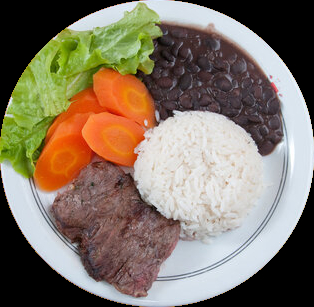
#> input picture assets/images/imagem3.jpg, 314 x 307 px
$ python rotulacao_imagem_original.py
#> lines starting #> are read from the running program, lines starting #| are printed output that depends on the picture; after the words box and inside, x2 and y2 are one past the last pixel; in counts of white or black regions, pixels touching at a corner belong together; long printed decimals are rounded
#> further down, img is the input picture: PIL image 314x307 RGB; mean R, G, B 131.6, 119.8, 103.8
### pre_processamento.py
import matplotlib.pyplot as plt
from PIL import Image, ImageEnhance
from pathlib import Path
from scipy import ndimage
import numpy as np
from skimage.metrics import adapted_rand_error
from skimage.filters import sobel, gabor
from skimage.morphology import binary_closing, binary_opening, binary_dilation, binary_erosion, skeletonize, thin, disk

def criaMascara(img):

    base_dir = Path(__file__).parent


    images_dir = base_dir / "assets/images"

    ######################################################################################
    #Funções para avaliar a qualidade da máscara

    #IoU - sobreposição
    def calcular_iou(mascara_obtida, mascara_ideal):
        if mascara_obtida.shape != mascara_ideal.shape:
            raise ValueError(f"Dimensões diferentes: mascara_obtida {mascara_obtida.shape}, mascara_ideal {mascara_ideal.shape}")

        interseccao = np.logical_and(mascara_obtida, mascara_ideal)
        uniao = np.logical_or(mascara_obtida, mascara_ideal)
        iou = np.sum(interseccao) / np.sum(uniao)
        return iou

    #Dice Coefficient - sobreposição com mais peso na interseção
    def calcular_dice(mascara_obtida, mascara_ideal):
        interseccao = np.logical_and(mascara_obtida, mascara_ideal)
        dice = 2 * np.sum(interseccao) / (np.sum(mascara_obtida) + np.sum(mascara_ideal))
        return dice

    #Mean Squared Error - Erro Quadrático Médio
    def calcular_mse(mascara_obtida, mascara_ideal):
        mascara_obtida_int = mascara_obtida.astype(np.float32)
        mascara_ideal_int = mascara_ideal.astype(np.float32)
        mse = np.mean((mascara_obtida_int - mascara_ideal_int) ** 2)
        return mse

    #Rand Index - similaridade entre grupos de pixel
    def calcular_rand_index(mascara_obtida, mascara_ideal):
        error, precision, recall = adapted_rand_error(mascara_ideal, mascara_obtida)
        return error, precision, recall

    ######################################################################################

    # Função para plotar imagens
    # [36 lines left out: function plotar_imagens, not called in this run]

    # Função para aplicar morfologia
    # Use 'closing', 'opening', 'dilation', 'erosion', 'skeletonize' ou 'thin'
    def aplicar_morfologia(img_binaria, operacao="closing", elemento_estruturante=2):
        selem = disk(elemento_estruturante)  # Elemento estruturante em formato de disco

        if operacao == "closing":
            img_morf = binary_closing(img_binaria, selem)   #talvez o melhor resultado
        elif operacao == "opening":
            img_morf = binary_opening(img_binaria, selem)   #bom resultado
        elif operacao == "dilation":
            img_morf = binary_dilation(img_binaria, selem)  #bom resultado
        elif operacao == "erosion":
            img_morf = binary_erosion(img_binaria, selem)   #resultado mais ou menos
        elif operacao == "skeletonize":
            img_morf = skeletonize(img_binaria)             #tem fundamento, mas não vai servir
        elif operacao == "thin":
            img_morf = thin(img_binaria)                    #tem fundamento, mas não vai servir
        else:
            raise ValueError("Operação desconhecida. Use 'closing', 'opening', 'dilation', 'erosion', 'skeletonize' ou 'thin'.")

        return img_morf

    # Carregando a imagem
    img_rgb = Image.open(images_dir / "imagem10.jpg")
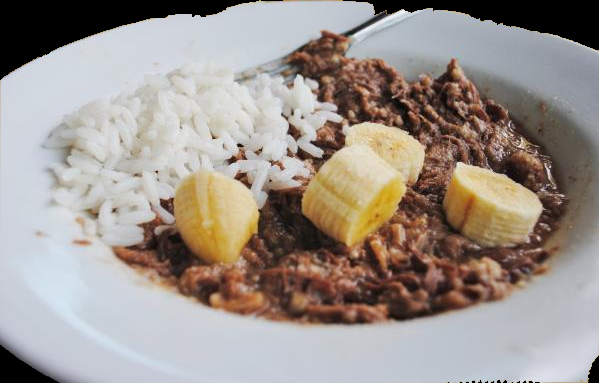
#> input picture assets/images/imagem10.jpg, 599 x 383 px
#> img_rgb is the input picture: PIL image 599x383 RGB; mean R, G, B 157.4, 148.2, 141.9
    img = img.convert('L')  # Convertendo para escala de cinza / 2 dim
#> img: PIL image 314x307 L

    mascara_ideal_rgb = Image.open(images_dir / "images mask/imagem1-label-mascara.jpg")
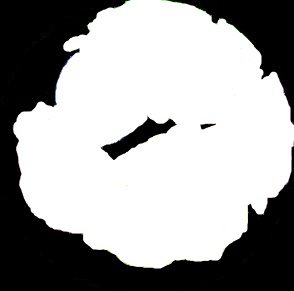
#> input picture assets/images/images mask/imagem1-label-mascara.jpg, 294 x 291 px
#> mascara_ideal_rgb is the input picture: PIL image 294x291 RGB; mean R, G, B 160.8, 160.9, 160.8
    mascara_ideal = mascara_ideal_rgb.convert('L')
    mascara_ideal = np.array(mascara_ideal) > 128  # Transformar para binário
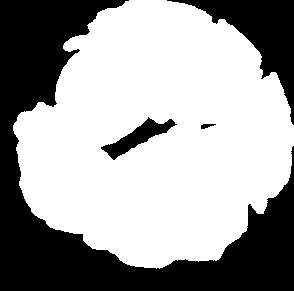
#> mascara_ideal: shape (291, 294) bool; 63.1% white; 4 black regions, box (x1, y1, x2, y2) and area: (0, 0, 294, 291) 25829, (167, 0, 294, 125) 4675, (101, 117, 177, 160) 1030, (201, 124, 216, 129) 46

    # Aumentando o contraste da imagem
    enhancer = ImageEnhance.Contrast(img)  # 1.2 aumenta o contraste; 1.0 seria o padrão
    img_contraste0 = enhancer.enhance(1.2)  # 2º melhor (em cinza)
    img_contraste1 = enhancer.enhance(1.3)  # 1º melhor (em cinza)
    img_contraste2 = enhancer.enhance(1.4)  # 3º melhor (em cinza)
    img_contraste3 = enhancer.enhance(1.5)  # 4º melhor (em cinza)

    #plotar_imagens(img_rgb , img, img_contraste0, img_contraste1, img_contraste2, img_contraste3, 'Contraste Aumentado 1.2' , 'Contraste Aumentado 1.3', 'Contraste Aumentado 1.4' , 'Contraste Aumentado 1.5')

    # Aplicando filtro de média
    img_media0 = ndimage.median_filter(img_contraste1, size=2)  # 4º melhor (em cinza)
    img_media1 = ndimage.median_filter(img_contraste1, size=3)  # 2º melhor (em cinza)
    img_media2 = ndimage.median_filter(img_contraste1, size=4)  # 1º melhor (em cinza)
    img_media3 = ndimage.median_filter(img_contraste1, size=5)  # 3º melhor (em cinza)

    #plotar_imagens(img_rgb , img, img_media0, img_media1, img_media2, img_media3, 'Filtro de media size 2', 'Filtro de media size 3', 'Filtro de media size 4', 'Filtro de media size 5')

    ######################################################################################

    # Aplicando filtro gaussiano
    img_gaussian0 = ndimage.gaussian_filter(img_media2, sigma=0.5)  # 2º melhor (em cinza)
    img_gaussian1 = ndimage.gaussian_filter(img_media2, sigma=1)  # 1º melhor (em cinza)
    img_gaussian2 = ndimage.gaussian_filter(img_media2, sigma=1.5)  # 3º melhor (em cinza)
    img_gaussian3 = ndimage.gaussian_filter(img_media2, sigma=2)  # 4º melhor (em cinza)

    #plotar_imagens(img_rgb , img, img_gaussian0, img_gaussian1, img_gaussian2, img_gaussian3, 'Filtro gaussiano sigma 0.5', 'Filtro gaussiano sigma 1', 'Filtro gaussiano sigma 1.5', 'Filtro gaussiano sigma 2')

    ######################################################################################

    # Aplicando sobel (com limiar)
    sobel_thresh = 0.0046       #pode ser que mexendo nisso a máscara melhore. Está bom, mas pode melhorar
    img_sobel = sobel(img_gaussian1)
    img_sobel_limiar = np.where(img_sobel > sobel_thresh, img_sobel, 0)

    fig, ax = plt.subplots(ncols=1, sharex=True, sharey=True, figsize=(6, 6))
    ax.imshow(img_sobel_limiar, cmap='gray')
    ax.set_title('Imagem com Sobel (Limiar aplicado)')
    ax.axis('off')
    plt.tight_layout()
    plt.show()

    # Aplicando morfologia às imagens após o limiar de Sobel
    img_sobel_morf = aplicar_morfologia(img_sobel_limiar, operacao="closing", elemento_estruturante=2)
#> in aplicar_morfologia, `img_morf = binary_closing(img_binaria, selem)`: img_morf: shape (307, 314) bool; 69.7% white; 31 black regions (4 under 20 px), largest, box (x1, y1, x2, y2) and area: (149, 0, 314, 301) 6295, (0, 0, 117, 114) 4511, (0, 194, 113, 307) 4408

    fig, ax = plt.subplots(ncols=1, sharex=True, sharey=True, figsize=(6, 6))
    ax.imshow(img_sobel_morf, cmap='gray')
    ax.set_title('Imagem com Sobel (Morfologia aplicada)')
    ax.axis('off')
    plt.tight_layout()
    plt.show()

    ######################################################################################

    # Aplicando filtro de Gabor (com limiar)
    gabor_thresh = 0.001       #pode ser que mexendo nisso a máscara melhore. Está bom, mas pode melhorar
    filt_real0, img_gabor0 = gabor(img_gaussian1, frequency=0.7)  # 1º melhor (em cinza)
    filt_real1, img_gabor1 = gabor(img_gaussian1, frequency=0.9)  # 2º melhor (em cinza)
    filt_real2, img_gabor2 = gabor(img_gaussian1, frequency=1.1)  # 3º melhor (em cinza)
    filt_real3, img_gabor3 = gabor(img_gaussian1, frequency=1.3)  # 4º melhor (em cinza)

    # Aplicando o limiar ao filtro de Gabor
    img_gabor0_limiar = np.where(img_gabor0 > gabor_thresh, img_gabor0, 0)
    img_gabor1_limiar = np.where(img_gabor1 > gabor_thresh, img_gabor1, 0)
    img_gabor2_limiar = np.where(img_gabor2 > gabor_thresh, img_gabor2, 0)
    img_gabor3_limiar = np.where(img_gabor3 > gabor_thresh, img_gabor3, 0)

    # Plotando as imagens resultantes com o limiar aplicado
    #plotar_imagens(img_rgb , img, img_gabor0_limiar, img_gabor1_limiar, img_gabor2_limiar, img_gabor3_limiar, 'Gabor (0.7) com Limiar', 'Gabor (0.9) com Limiar', 'Gabor (1.1) com Limiar', 'Gabor (1.3) com Limiar')

    img_gabor0_morf = aplicar_morfologia(img_gabor0_limiar, operacao="closing", elemento_estruturante=2)
#> in aplicar_morfologia (call 2), `img_morf = binary_closing(img_binaria, selem)`: img_morf: shape (307, 314) bool; 42.8% white; 48 white regions (32 under 20 px), largest, box (x1, y1, x2, y2) and area: (0, 0, 292, 307) 37213, (172, 173, 314, 307) 1219, (175, 0, 314, 135) 1170
    img_gabor1_morf = aplicar_morfologia(img_gabor1_limiar, operacao="closing", elemento_estruturante=2)
#> in aplicar_morfologia (call 3), `img_morf = binary_closing(img_binaria, selem)`: img_morf: shape (307, 314) bool; 26.7% white; 111 white regions (80 under 20 px), largest, box (x1, y1, x2, y2) and area: (0, 0, 198, 301) 15230, (177, 22, 290, 159) 3437, (201, 145, 292, 275) 1177
    img_gabor2_morf = aplicar_morfologia(img_gabor2_limiar, operacao="closing", elemento_estruturante=2)
#> in aplicar_morfologia (call 4), `img_morf = binary_closing(img_binaria, selem)`: img_morf: shape (307, 314) bool; 15.9% white; 137 white regions (94 under 20 px), largest, box (x1, y1, x2, y2) and area: (11, 23, 191, 299) 5150, (206, 24, 289, 158) 1843, (0, 0, 161, 132) 1148
    img_gabor3_morf = aplicar_morfologia(img_gabor3_limiar, operacao="closing", elemento_estruturante=2)
#> in aplicar_morfologia (call 5), `img_morf = binary_closing(img_binaria, selem)`: img_morf: shape (307, 314) bool; 14.5% white; 133 white regions (94 under 20 px), largest, box (x1, y1, x2, y2) and area: (11, 124, 98, 283) 2013, (101, 129, 190, 299) 1449, (210, 24, 289, 157) 1372

    #plotar_imagens(img_rgb , img, img_gabor0_morf, img_gabor1_morf, img_gabor2_morf, img_gabor3_morf, 'Gabor (0.7) com Morfologia', 'Gabor (0.9) com Morfologia', 'Gabor (1.1) com Morfologia', 'Gabor (1.3) com Morfologia')

    ######################################################################################
    # Plotando a máscara final e os resultados intermediários
    mascara_final = np.maximum(img_sobel_morf, img_gabor0_morf)

    # Redimensionando a mascara_final para ter o mesmo tamanho da mascara_ideal
    mascara_final_resized = Image.fromarray(mascara_final).resize(mascara_ideal.shape[::-1], Image.NEAREST)
#> mascara_final_resized: PIL image 294x291 1; 69.7% white; 31 black regions (5 under 20 px), largest, box (x1, y1, x2, y2) and area: (140, 0, 294, 285) 5596, (0, 0, 110, 108) 4006, (0, 184, 106, 291) 3913
    mascara_final_resized = np.array(mascara_final_resized)

    # Nem todas as imagens estão rodando certinho
    iou = calcular_iou(mascara_final_resized, mascara_ideal)
#> in calcular_iou, `interseccao = np.logical_and(mascara_obtida, mascara_ideal)`: interseccao: shape (291, 294) bool; 55% white; 23 black regions (4 under 20 px), largest, box (x1, y1, x2, y2) and area: (0, 0, 294, 291) 34335, (101, 112, 189, 177) 1955, (192, 112, 225, 146) 489
#> in calcular_iou, `uniao = np.logical_or(mascara_obtida, mascara_ideal)`:
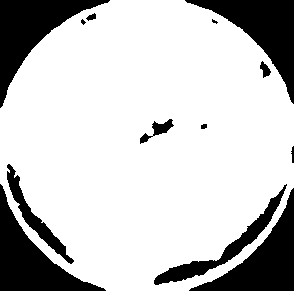
#> uniao: shape (291, 294) bool; 77.8% white; 13 black regions (2 under 20 px), largest, box (x1, y1, x2, y2) and area: (0, 0, 110, 108) 4006, (0, 184, 106, 291) 3913, (185, 0, 294, 104) 3878
#> in calcular_iou, `iou = np.sum(interseccao) / np.sum(uniao)`: iou = 0.708
#> iou = 0.708
    dice = calcular_dice(mascara_final_resized, mascara_ideal)
#> in calcular_dice, `dice = 2 * np.sum(interseccao) / (np.sum(mascara_obtida) + np.sum(masc..`: dice = 0.829
#> dice = 0.829
    mse = calcular_mse(mascara_final_resized, mascara_ideal)
#> in calcular_mse, `mse = np.mean((mascara_obtida_int - mascara_ideal_int) ** 2)`: mse = 0.227
#> mse = 0.227
    rand_error, precision, recall = calcular_rand_index(mascara_final_resized, mascara_ideal)
#> in calcular_rand_index, `error, precision, recall = adapted_rand_error(mascara_ideal, mascara_o..`: error = 0.125; precision = 0.777; recall = 1
#> rand_error = 0.125; precision = 0.777; recall = 1

    mascara_original = Image.fromarray(mascara_final_resized).resize(mascara_final.shape[::-1], Image.NEAREST)
#> mascara_original: PIL image 314x307 1; 69.7% white; 31 black regions (4 under 20 px), largest, box (x1, y1, x2, y2) and area: (150, 0, 314, 301) 6298, (0, 0, 117, 114) 4503, (0, 194, 113, 307) 4399
    mascara_original = np.array(mascara_original)

    print(f"IoU: {iou}, Dice: {dice}, MSE: {mse}")
#| IoU: 0.7079, Dice: 0.829, MSE: 0.2271
    print(f"Rand Error: {rand_error}, Precision: {precision}, Recall: {recall}")
#| Rand Error: 0.1252, Precision: 0.7775, Recall: 1.0

    #plotar_imagens(img_rgb, img, img_sobel_morf, img_gabor0_morf, mascara_original, img_gabor1_morf,
    #                'Sobel com Morfologia', 'Gabor com Morfologia', 'Mascara Final', 'IGNORAR')

    return mascara_original

### rotulacao_imagem_original.py
from matplotlib import pyplot as plt
from pathlib import Path
from skimage import color
from skimage.segmentation import slic
import skimage.graph as graph
from skimage.metrics import adapted_rand_error
from sklearn.metrics import jaccard_score
import numpy as np
from PIL import Image
import pre_processamento # type: ignore

# IoU implementado (Rychard)
def iou_coef(y_true, y_pred):
    axes = (0, 1)
    intersection = np.sum(np.logical_and(y_pred, y_true), axis=axes)
    union = np.sum(np.logical_or(y_pred, y_true), axis=axes)
    smooth = .001
    iou = (intersection + smooth) / (union + smooth)
    iou = np.mean(iou)
    return iou


base_dir = Path(__file__).parent


images_dir = base_dir / "assets/images"

# Carregando as imagens filtradas
img = Image.open(images_dir / "imagem3.jpg")
img_rgb = img
mask_img = pre_processamento.criaMascara(img_rgb)
img = np.array(img)


img_labels = Image.open(images_dir / "imagem3-labels-teste.jpg")
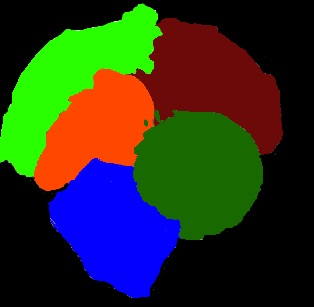
#> input picture assets/images/imagem3-labels-teste.jpg, 314 x 307 px
#> img_labels is the input picture: PIL image 314x307 RGB; mean R, G, B 43.5, 50.4, 30.9
img_labels = np.array(img_labels)
img_labels = img_labels[:, :, 0] + img_labels[:, :, 1] + img_labels[:, :, 2]
#> img_labels: shape (307, 314)

# Segmentação
segments = slic(img, compactness=25, n_segments=275, start_label=1, sigma=0.789999999, mask = mask_img)
out1 = color.label2rgb(segments, img, kind='avg', bg_label=0)
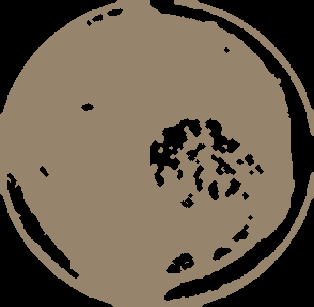
#> out1: shape (307, 314, 3); mean R, G, B 104.6, 92, 75.3

# Primeiro NCut
threshold1 = 0.001
threshold2 = 0.1
if threshold1 > 0:
    g1 = graph.rag_mean_color(img, segments, mode='similarity')
    segments = graph.cut_normalized(segments, g1, thresh=threshold1)
#> segments: shape (307, 314) int64; every value is 0

    # Verifique se há nós suficientes no grafo antes de prosseguir com o segundo corte
    if len(np.unique(segments)) > 1:
        # Segundo NCut
        if threshold2 > 0:
            g2 = graph.rag_mean_color(img, segments, mode='similarity')
            segments = graph.cut_normalized(segments, g2, thresh=threshold2)
            out2 = color.label2rgb(segments, img, kind='avg', bg_label=0)

# Mapeamento de rótulos para as segmentações
rotulos_segmentos = {
    1: "ERRO",
    4: "Feijao",
    5: "Arroz e prato",
    6: "ERRO",
    9: "ERRO",
    12: "Cenoura",
    20: "Alface",
    27: "Chuchu",
    53: "Molho",
    55: "ERRO",
    56: "ERRO"
    # Adicione mais rótulos conforme necessário
}

# Plotando e calculando métricas para cada segmento separadamente
unique_segments = np.unique(segments)
#> unique_segments = [0]
print(f"Segmentos unicos encontrados: {unique_segments}")
#| Segmentos unicos encontrados: [0]

# Inicializando listas para armazenar as métricas de cada segmento
iou_jaccard_por_segmento = []
iou_implementado_por_segmento = []
precision_por_segmento = []

for seg_id in unique_segments:
    # Criar máscara para o segmento
    mask = segments == seg_id

    # Rótulo do segmento
    rotulo = rotulos_segmentos.get(seg_id, f"Segmento {seg_id}")  # Se o rótulo não estiver mapeado, use o ID

    # Plotar o segmento com a máscara
    plt.imshow(img * np.dstack([mask] * 3))  # Multiplicar pela máscara para mostrar apenas o segmento
    plt.title(f"Segmento: {rotulo}")
    plt.axis('off')
    plt.show()

    # Convertendo o segmento atual para binário
    y_pred_segment_bin = mask

    # Convertendo o label correspondente para binário (somente a parte do label que corresponde ao segmento)
    y_true_segment_bin = (img_labels == seg_id)

    # Calculando as métricas IoU e Rand Index para o segmento
    if np.any(y_true_segment_bin) or np.any(y_pred_segment_bin):  # Verifica se o segmento existe no label
        iou_jaccard = jaccard_score(y_true_segment_bin, y_pred_segment_bin, average='weighted', zero_division = 0)
        error, precision, recall = adapted_rand_error(y_true_segment_bin, y_pred_segment_bin)
        iou_segment = iou_coef(y_true_segment_bin, y_pred_segment_bin)
    else:
        jaccard, precision, iou_segment = 0, 0, 0  # Se o segmento não existir no rótulo verdadeiro

    # Armazenar os valores para cada segmento
    iou_implementado_por_segmento.append((rotulo, iou_segment))
    precision_por_segmento.append((rotulo, precision))
    iou_jaccard_por_segmento.append((rotulo, iou_jaccard))

    # Exibir as métricas para cada segmento
    print(f'Segmento {rotulo}: Jaccard = {iou_jaccard}, IoU = {iou_segment}, Precision = {precision}')
#> this loop made 1 pass
#> (rotulo, iou_jaccard, error, precision, recall, intersection in iou_coef, union in iou_coef, smooth in iou_coef) on pass 1: ('Segmento 0', 0.571, 0, 1, 1, 35341, 96398, 0.001)
#| Segmento Segmento 0: Jaccard = 0.5707, IoU = 0.3666, Precision = 1.0
#> pass 1, `y_true_segment_bin = (img_labels == seg_id)`:
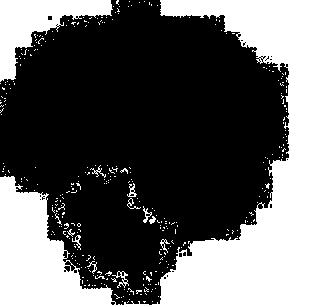
#> y_true_segment_bin: shape (307, 314) bool; 36.7% white; 330 white regions (316 under 20 px), largest, box (x1, y1, x2, y2) and area: (0, 0, 314, 307) 30347, (0, 0, 113, 82) 3685, (112, 271, 129, 288) 84
#> after the loop, iou_implementado_por_segmento = [('Segmento 0', 0.367)]; iou_jaccard_por_segmento = [('Segmento 0', 0.571)]; precision_por_segmento = [('Segmento 0', 1)]

# Exibindo os resultados gerais (médias)
jaccard_medio = np.mean([jac for _, jac in iou_jaccard_por_segmento])
#> jaccard_medio = 0.571
iou_medio = np.mean([iou for _, iou in iou_implementado_por_segmento])
#> iou_medio = 0.367
precision_media = np.mean([prec for _, prec in precision_por_segmento])
#> precision_media = 1

print(f'Media Jaccard por segmento: {jaccard_medio}')
#| Media Jaccard por segmento: 0.5707
print(f'Media IoU por segmento: {iou_medio}')
#| Media IoU por segmento: 0.3666
print(f'Media Precision por segmento: {precision_media}')
#| Media Precision por segmento: 1.0

'''fig, ax = plt.subplots(1, 3)

ax[0].imshow(img)
ax[0].set_title('Imagem Original')

ax[1].imshow(out1)
ax[1].set_title('Imagem modificada SLIC')

ax[2].imshow(out2)
ax[2].set_title('Imagem modificada NCUT')'''

plt.tight_layout()
plt.show()
